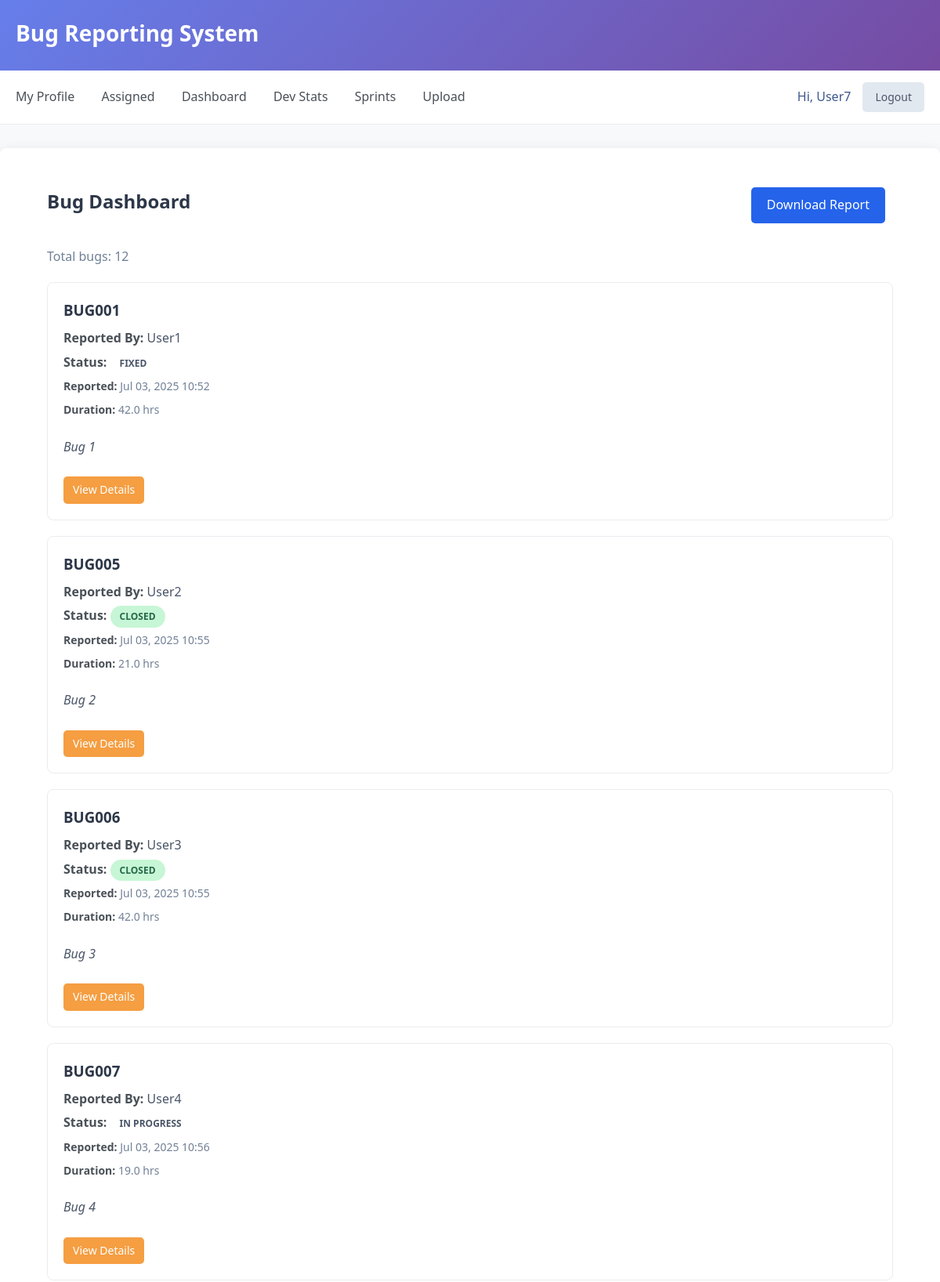
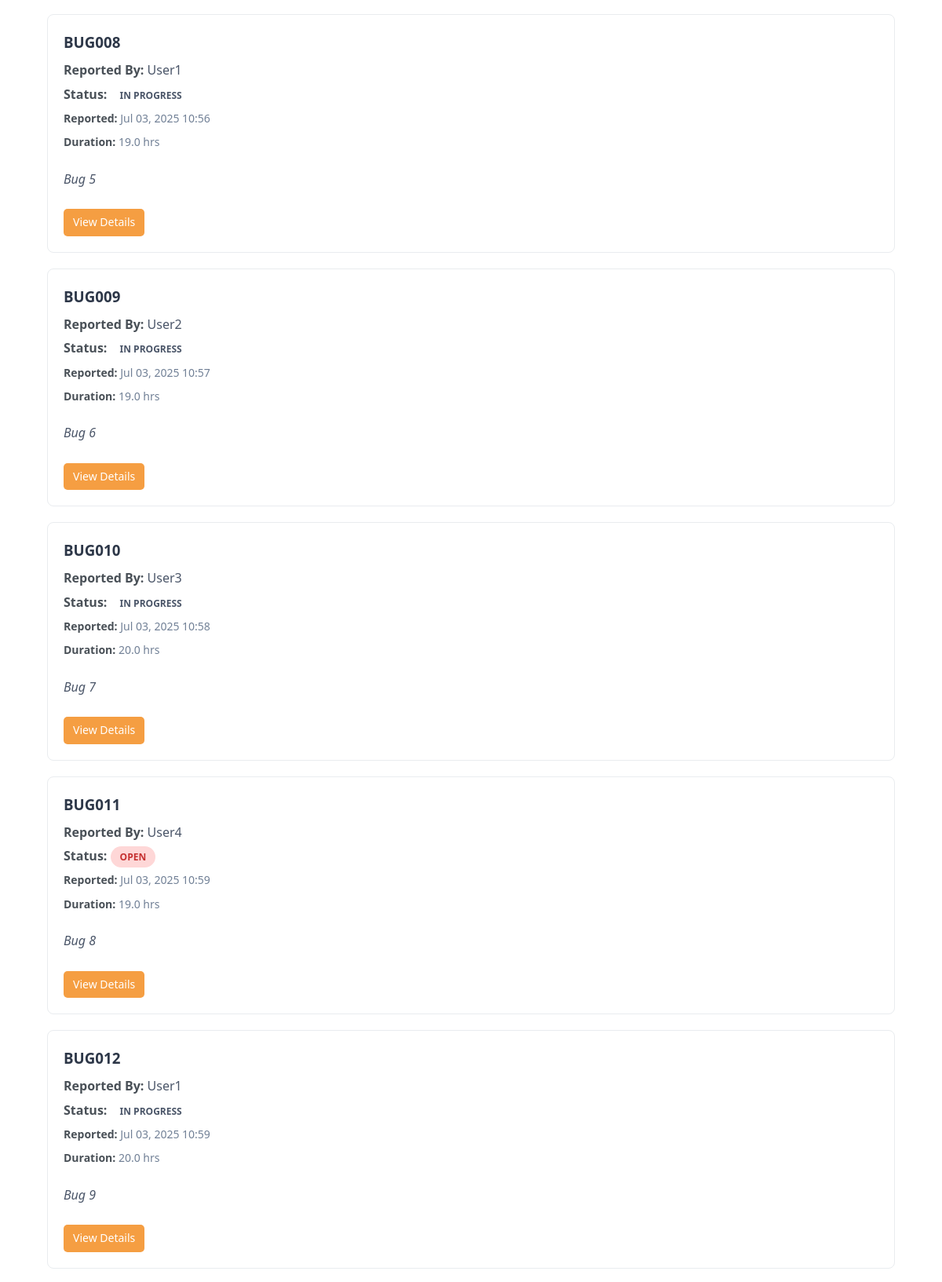
The page /bugs/ (signed in, upper part) on the database its author committed (2 pictures, top to bottom).
### bugs/models.py (models this page shows, shortened)
class Bug(models.Model):
    STATUS_CHOICES = [
        ('Open', 'Open'),
        ('In Progress', 'In Progress'),
        ('Fixed', 'Fixed'),
        ('Closed', 'Closed'),
    ]
    platform_choices = [
        ('windows', 'Windows'),
        ('web', 'Web'),
        ('ios', 'iOS')
    ]
    class Meta:
        permissions = [
            ('Can change status', 'Can change status'),
        ]
    bugcode = models.CharField(max_length=10, unique=True, blank=True)
    user = models.ForeignKey(User, on_delete=models.CASCADE)
    info = models.TextField()
    screenshot = models.ImageField(upload_to='screenshots/')
    created_by = models.CharField(max_length=100, editable = False)
    contact_number = models.CharField(
        max_length = 15,
        validators=[RegexValidator(r'^\+?1?\d{9,15}$', message="Enter a valid phone number.")]
    )
    created_at = models.DateTimeField(auto_now_add=True)
    updated_at = models.DateTimeField(auto_now=True)
    in_progress_at = models.DateTimeField(null=True, blank=True)
    fixed_at = models.DateTimeField(null=True, blank=True)
    status = models.CharField(max_length=20, choices=STATUS_CHOICES, default='Open')
    updated_by = models.ForeignKey(User, null=True, blank=True, on_delete=models.SET_NULL, related_name='bug_updater')
    fixed_by = models.ForeignKey(User, null=True, blank=True, on_delete=models.SET_NULL, related_name='bug_fixer')
    sprint = models.ForeignKey(Sprint, on_delete=models.CASCADE)
    platform = models.CharField(max_length=20, choices=platform_choices)
    @property
    def duration(self):
        if self.created_at and self.updated_at:
            return (self.updated_at - self.created_at).total_seconds() // 60 //60
        return None

### bugs/views.py (the view)
# urls.py: path('', BugListView.as_view(), name='bug-list'),
class BugListView(LoginRequiredMixin, ListView):
    model = Bug
    template_name = 'bugs/bug_list.html'
    context_object_name = 'bugs'

### bugs/templates/bugs/bug_list.html (shortened to what this page needs)
{% extends 'base.html' %}
{% block content %}
{% if bugs and perms.bugs.view_bug %}
    <div style="display: flex; justify-content: space-between; align-items: center; margin-bottom: 30px;">
        <h2 style="color: #2d3748; font-size: 24px; margin: 0;">Bug Dashboard</h2>
        {% if user.is_authenticated %}
            <a href="{% url 'bug-download' %}" class="btn"> Download Report</a>
        {% endif %}
    </div>
    <div style="margin-bottom: 20px;">
        <p style="color: #718096;">Total bugs: {{ bugs|length }}</p>
    </div>
    {% for bug in bugs %}
    <div class="bug-card">
        <div style="display: flex; justify-content: space-between; align-items: flex-start; margin-bottom: 15px;">
            <div>
                <h3 style="color: #2d3748; margin-bottom: 8px;">{{ bug.bugcode }}</h3>
                <p style="color: #4a5568; margin-bottom: 5px;"><strong>Reported By:</strong> {{ bug.created_by }}</p>
                <p style="color: #4a5568; margin-bottom: 5px;"><strong>Status:</strong>
                    <span class="status-badge status-{{ bug.status|lower }}">{{ bug.status }}</span>
                </p>
                <p style="color: #718096; font-size: 14px;"><strong>Reported:</strong> {{ bug.created_at|date:"M d, Y H:i" }}</p>
                {% if bug.duration is not None %}
                <p style="color: #718096; font-size: 14px;"><strong>Duration:</strong> {{ bug.duration }} hrs</p>
                {% endif %}
            </div>
        </div>
        {% if bug.info %}
            <p style="color: #4a5568; margin-bottom: 15px; font-style: italic;">{{ bug.info|truncatewords:20 }}</p>
        {% endif %}
        <a href="{% url 'bug-detail' bug.id %}" class="btn btn-secondary" style="font-size: 14px; padding: 6px 12px;">View Details</a>
    </div>
    {% endfor %}
{% endif %}
{% endblock %}

### templates/base.html (shortened to what this page needs)
<!DOCTYPE html>
<html lang="en">
<head>
</head>
<body>
    <header class="header">
        <div class="container">
            <h1>Bug Reporting System</h1>
        </div>
    </header>
    <nav class="nav">
        <div class="container">
            <div style="display: flex; justify-content: space-between; align-items: center; flex-wrap: wrap;">
                <div>
                    {% if user.is_authenticated %}
                        {%if perms.users.view_profile%}
                            <a href="{% url 'profile-view' %}">My Profile</a>
                        {% endif %}
                        {% if user.profile.role != 'tester' %}
                            <a href="{% url 'my-assigned-bugs' %}">Assigned</a>
                        {% endif %}
                        <a href="{% url 'bug-list' %}">Dashboard</a>
                        {% if user.profile.role != 'tester' %}
                            <a href="{% url 'developer-stats' %}">Dev Stats</a>
                            <a href="{% url 'sprint_list' %}">Sprints</a>
                        {% endif %}
                        <a href="{% url 'bug-upload' %}">Upload</a>
                    {% endif %}
                </div>
                <div style="display: flex; align-items: center; gap: 15px;">
                    {% if user.is_authenticated %}
                        <span style="color:rgb(63, 89, 141); font-weight: 500;">Hi, {{ user.username }}</span>
                        <a href="{% url 'logout' %}" class="btn-logout" style="margin: 0; padding: 8px 16px; font-size: 14px;">Logout</a>
                    {% endif %}
                </div>
            </div>
        </div>
    </nav>
    <main class="main-content">
        <div class="container">
            {% block content %}{% endblock %}
        </div>
    </main>
</body>
</html>

### templates/base.html (style rules this page uses)
* { margin: 0; padding: 0; box-sizing: border-box; }
body { font-family: 'Segoe UI', Tahoma, Geneva, Verdana, sans-serif; line-height: 1.6; color: #333; background-color: #f8f9fa; }
.container { max-width: 1200px; margin: 0 auto; padding: 0 20px; }
.header { background: linear-gradient(135deg, #667eea 0%, #764ba2 100%); color: white; padding: 20px 0; box-shadow: 0 2px 10px rgba(0,0,0,0.1); }
.header h1 { font-size: 28px; font-weight: 600; margin-bottom: 5px; }
.nav { background-color: white; padding: 15px 0; border-bottom: 1px solid #e9ecef; }
.nav a { color: #495057; text-decoration: none; margin-right: 30px; font-weight: 500; transition: color 0.3s ease; }
.main-content { background-color: white; margin: 30px 0; padding: 40px; border-radius: 8px; box-shadow: 0 2px 15px rgba(0,0,0,0.08); }
.bug-card { border: 1px solid #e9ecef; padding: 20px; margin: 20px 0; border-radius: 8px; background-color: #fff; transition: box-shadow 0.3s ease; }
.bug-card p { margin-bottom: 8px; }
.bug-card strong { color: #495057; font-weight: 600; }
.btn { display: inline-block; padding: 10px 20px; background-color: #2563eb; color: white; text-decoration: none; border-radius: 5px; font-weight: 500; transition: all 0.3s ease; border: none; cursor: pointer; margin-right: 10px; margin-top: 10px; }
.btn-secondary { background-color: #f59e42; color: #fff; }
.btn-logout { display: inline-block; padding: 10px 20px; background-color: #e2e8f0; color: #4a5568 !important; text-decoration: none; border-radius: 5px; font-weight: 500; transition: all 0.3s ease; border: none; cursor: pointer; margin-right: 10px; margin-top: 10px; }
.status-badge { display: inline-block; padding: 4px 12px; border-radius: 20px; font-size: 12px; font-weight: 600; text-transform: uppercase; }
.status-open { background-color: #fed7d7; color: #c53030; }
.status-closed { background-color: #c6f6d5; color: #276749; }

### rows shown on the page
Bug: bugcode "BUG001", created_by "User1", status "FIXED", created_at "Jul 03, 2025 10:52", duration "42.0", info "Bug 1"
Bug: bugcode "BUG005", created_by "User2", status "CLOSED", created_at "Jul 03, 2025 10:55", duration "21.0", info "Bug 2"
Bug: bugcode "BUG006", created_by "User3", status "CLOSED", created_at "Jul 03, 2025 10:55", duration "42.0", info "Bug 3"
Bug: bugcode "BUG007", created_by "User4", status "IN PROGRESS", created_at "Jul 03, 2025 10:56", duration "19.0", info "Bug 4"
Bug: bugcode "BUG008", created_by "User1", status "IN PROGRESS", created_at "Jul 03, 2025 10:56", duration "19.0", info "Bug 5"
Bug: bugcode "BUG009", created_by "User2", status "IN PROGRESS", created_at "Jul 03, 2025 10:57", duration "19.0", info "Bug 6"
Bug: bugcode "BUG010", created_by "User3", status "IN PROGRESS", created_at "Jul 03, 2025 10:58", duration "20.0", info "Bug 7"
Bug: bugcode "BUG011", created_by "User4", status "OPEN", created_at "Jul 03, 2025 10:59", duration "19.0", info "Bug 8"
Bug: bugcode "BUG012", created_by "User1", status "IN PROGRESS", created_at "Jul 03, 2025 10:59", duration "20.0", info "Bug 9"

### other values the page prints
{{ user.username }} "User7"
{{ bugs|length }} "12"
